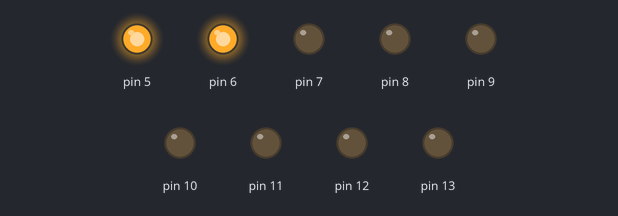
Bench run of a sketch on a simulated Arduino Uno, built with avr-gcc and run on an emulated ATmega328P. Shown: output pins drawn as LEDs (lit = HIGH).

Above: at 0.15 s.
At 3.6 s:
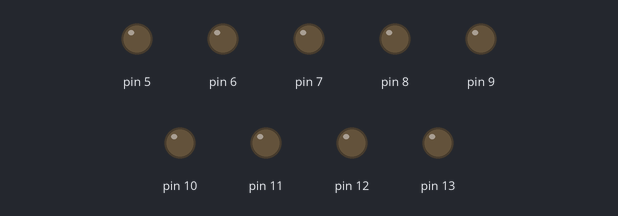
At 10.2 s:
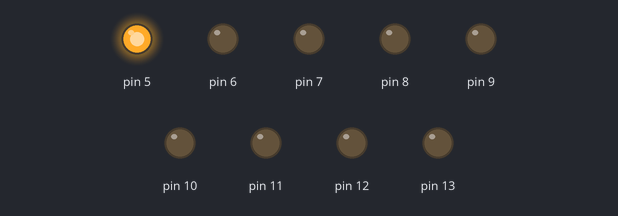
At 16.95 s:
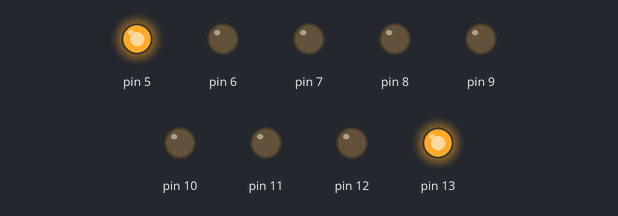
At 23.65 s:
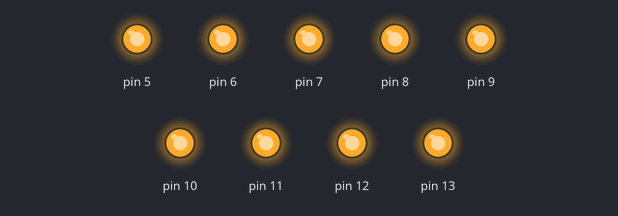
At 39.95 s:
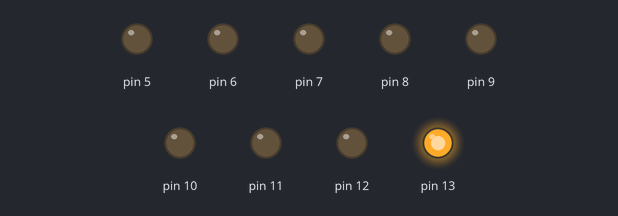
Timing chart, 0 to 40.0 s (numbered marks = the images above):
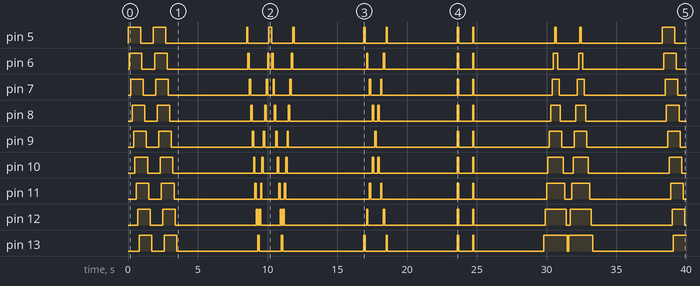

Measured:
- by itself, pin 5: LOW → HIGH at 0.00 s, → LOW 0.90 s later, → HIGH 0.90 s later, → LOW 0.90 s later, … (24 changes in this stretch)
- by itself, pin 6: LOW → HIGH at 0.10 s, → LOW 0.90 s later, → HIGH 0.90 s later, → LOW 0.90 s later, … (26 changes in this stretch)
- by itself, pin 7: LOW → HIGH at 0.20 s, → LOW 0.90 s later, → HIGH 0.90 s later, → LOW 0.90 s later, … (26 changes in this stretch)
- by itself, pin 8: LOW → HIGH at 0.30 s, → LOW 0.90 s later, → HIGH 0.90 s later, → LOW 0.90 s later, … (26 changes in this stretch)
- by itself, pin 9: LOW → HIGH at 0.40 s, → LOW 0.90 s later, → HIGH 0.90 s later, → LOW 0.90 s later, … (24 changes in this stretch)
- by itself, pin 10: LOW → HIGH at 0.50 s, → LOW 0.90 s later, → HIGH 0.90 s later, → LOW 0.90 s later, … (26 changes in this stretch)
- by itself, pin 11: LOW → HIGH at 0.60 s, → LOW 0.90 s later, → HIGH 0.90 s later, → LOW 0.90 s later, … (26 changes in this stretch)
- by itself, pin 12: LOW → HIGH at 0.70 s, → LOW 0.90 s later, → HIGH 0.90 s later, → LOW 0.90 s later, … (26 changes in this stretch)

The sketch:

code.ino
```cpp
// C++ code
//
void setup()
{
  pinMode(5, OUTPUT);
  pinMode(6, OUTPUT);
  pinMode(7, OUTPUT);
  pinMode(8, OUTPUT);
  pinMode(9, OUTPUT);
  pinMode(10, OUTPUT);
  pinMode(11, OUTPUT);
  pinMode(12, OUTPUT);
  pinMode(13, OUTPUT);
}

void loop()
{
  digitalWrite(5, HIGH);
  delay(100); // Wait for 100 millisecond(s)
  digitalWrite(6, HIGH);
  delay(100); // Wait for 100 millisecond(s)
  digitalWrite(7, HIGH);
  delay(100); // Wait for 100 millisecond(s)
  digitalWrite(8, HIGH);
  delay(100); // Wait for 100 millisecond(s)
  digitalWrite(9, HIGH);
  delay(100); // Wait for 100 millisecond(s)
  digitalWrite(10, HIGH);
  delay(100); // Wait for 100 millisecond(s)
  digitalWrite(11, HIGH);
  delay(100); // Wait for 100 millisecond(s)
  digitalWrite(12, HIGH);
  delay(100); // Wait for 100 millisecond(s)
  digitalWrite(13, HIGH);
  delay(100); // Wait for 100 millisecond(s)
  digitalWrite(5, LOW);
  delay(100); // Wait for 100 millisecond(s)
  digitalWrite(6, LOW);
  delay(100); // Wait for 100 millisecond(s)
  digitalWrite(7, LOW);
  delay(100); // Wait for 100 millisecond(s)
  digitalWrite(8, LOW);
  delay(100); // Wait for 100 millisecond(s)
  digitalWrite(9, LOW);
  delay(100); // Wait for 100 millisecond(s)
  digitalWrite(10, LOW);
  delay(100); // Wait for 100 millisecond(s)
  digitalWrite(11, LOW);
  delay(100); // Wait for 100 millisecond(s)
  digitalWrite(12, LOW);
  delay(100); // Wait for 100 millisecond(s)
  digitalWrite(13, LOW);
  delay(100); // Wait for 100 millisecond(s)
  digitalWrite(5, HIGH);
  delay(100); // Wait for 100 millisecond(s)
  digitalWrite(6, HIGH);
  delay(100); // Wait for 100 millisecond(s)
  digitalWrite(7, HIGH);
  delay(100); // Wait for 100 millisecond(s)
  digitalWrite(8, HIGH);
  delay(100); // Wait for 100 millisecond(s)
  digitalWrite(9, HIGH);
  delay(100); // Wait for 100 millisecond(s)
  digitalWrite(10, HIGH);
  delay(100); // Wait for 100 millisecond(s)
  digitalWrite(11, HIGH);
  delay(100); // Wait for 100 millisecond(s)
  digitalWrite(12, HIGH);
  delay(100); // Wait for 100 millisecond(s)
  digitalWrite(13, HIGH);
  delay(100); // Wait for 100 millisecond(s)
  digitalWrite(5, LOW);
  delay(100); // Wait for 100 millisecond(s)
  digitalWrite(6, LOW);
  delay(100); // Wait for 100 millisecond(s)
  digitalWrite(7, LOW);
  delay(100); // Wait for 100 millisecond(s)
  digitalWrite(8, LOW);
  delay(100); // Wait for 100 millisecond(s)
  digitalWrite(9, LOW);
  delay(100); // Wait for 100 millisecond(s)
  digitalWrite(10, LOW);
  delay(100); // Wait for 100 millisecond(s)
  digitalWrite(11, LOW);
  delay(100); // Wait for 100 millisecond(s)
  digitalWrite(12, LOW);
  delay(100); // Wait for 100 millisecond(s)
  digitalWrite(13, LOW);
  delay(5000); // Wait for 5000 millisecond(s)
  digitalWrite(5, HIGH);
  delay(100); // Wait for 100 millisecond(s)
  digitalWrite(5, LOW);
  digitalWrite(6, HIGH);
  delay(100); // Wait for 100 millisecond(s)
  digitalWrite(6, LOW);
  digitalWrite(7, HIGH);
  delay(100); // Wait for 100 millisecond(s)
  digitalWrite(7, LOW);
  digitalWrite(8, HIGH);
  delay(100); // Wait for 100 millisecond(s)
  digitalWrite(8, LOW);
  digitalWrite(9, HIGH);
  delay(100); // Wait for 100 millisecond(s)
  digitalWrite(9, LOW);
  digitalWrite(10, HIGH);
  delay(100); // Wait for 100 millisecond(s)
  digitalWrite(10, LOW);
  digitalWrite(11, HIGH);
  delay(100); // Wait for 100 millisecond(s)
  digitalWrite(11, LOW);
  digitalWrite(12, HIGH);
  delay(100); // Wait for 100 millisecond(s)
  digitalWrite(12, LOW);
  digitalWrite(13, HIGH);
  delay(100); // Wait for 100 millisecond(s)
  digitalWrite(13, LOW);
  digitalWrite(12, HIGH);
  delay(100); // Wait for 100 millisecond(s)
  digitalWrite(12, LOW);
  digitalWrite(11, HIGH);
  delay(100); // Wait for 100 millisecond(s)
  digitalWrite(11, LOW);
  digitalWrite(10, HIGH);
  delay(100); // Wait for 100 millisecond(s)
  digitalWrite(10, LOW);
  digitalWrite(9, HIGH);
  delay(100); // Wait for 100 millisecond(s)
  digitalWrite(9, LOW);
  digitalWrite(8, HIGH);
  delay(100); // Wait for 100 millisecond(s)
  digitalWrite(8, LOW);
  digitalWrite(7, HIGH);
  delay(100); // Wait for 100 millisecond(s)
  digitalWrite(7, LOW);
  digitalWrite(6, HIGH);
  delay(100); // Wait for 100 millisecond(s)
  digitalWrite(6, LOW);
  digitalWrite(5, HIGH);
  delay(100); // Wait for 100 millisecond(s)
  digitalWrite(5, LOW);
  digitalWrite(5, HIGH);
  delay(100); // Wait for 100 millisecond(s)
  digitalWrite(5, LOW);
  digitalWrite(6, HIGH);
  delay(100); // Wait for 100 millisecond(s)
  digitalWrite(6, LOW);
  digitalWrite(7, HIGH);
  delay(100); // Wait for 100 millisecond(s)
  digitalWrite(7, LOW);
  digitalWrite(8, HIGH);
  delay(100); // Wait for 100 millisecond(s)
  digitalWrite(8, LOW);
  digitalWrite(9, HIGH);
  delay(100); // Wait for 100 millisecond(s)
  digitalWrite(9, LOW);
  digitalWrite(10, HIGH);
  delay(100); // Wait for 100 millisecond(s)
  digitalWrite(10, LOW);
  digitalWrite(11, HIGH);
  delay(100); // Wait for 100 millisecond(s)
  digitalWrite(11, LOW);
  digitalWrite(12, HIGH);
  delay(100); // Wait for 100 millisecond(s)
  digitalWrite(12, LOW);
  digitalWrite(13, HIGH);
  delay(100); // Wait for 100 millisecond(s)
  digitalWrite(13, LOW);
  digitalWrite(12, HIGH);
  delay(100); // Wait for 100 millisecond(s)
  digitalWrite(12, LOW);
  digitalWrite(11, HIGH);
  delay(100); // Wait for 100 millisecond(s)
  digitalWrite(11, LOW);
  digitalWrite(10, HIGH);
  delay(100); // Wait for 100 millisecond(s)
  digitalWrite(10, LOW);
  digitalWrite(9, HIGH);
  delay(100); // Wait for 100 millisecond(s)
  digitalWrite(9, LOW);
  digitalWrite(8, HIGH);
  delay(100); // Wait for 100 millisecond(s)
  digitalWrite(8, LOW);
  digitalWrite(7, HIGH);
  delay(100); // Wait for 100 millisecond(s)
  digitalWrite(7, LOW);
  digitalWrite(6, HIGH);
  delay(100); // Wait for 100 millisecond(s)
  digitalWrite(6, LOW);
  digitalWrite(5, HIGH);
  delay(100); // Wait for 100 millisecond(s)
  digitalWrite(5, LOW);
  delay(5000);
  digitalWrite(5, HIGH);
  digitalWrite(13, HIGH);
  delay(100); // Wait for 100 millisecond(s)
  digitalWrite(5, LOW);
  digitalWrite(13, LOW);
  delay(100); // Wait for 100 millisecond(s)
  digitalWrite(6, HIGH);
  digitalWrite(12, HIGH);
  delay(100); // Wait for 100 millisecond(s)
  digitalWrite(6, LOW);
  digitalWrite(12, LOW);
  delay(100); // Wait for 100 millisecond(s)
  digitalWrite(7, HIGH);
  digitalWrite(11, HIGH);
  delay(100); // Wait for 100 millisecond(s)
  digitalWrite(7, LOW);
  digitalWrite(11, LOW);
  delay(100); // Wait for 100 millisecond(s)
  digitalWrite(8, HIGH);
  digitalWrite(10, HIGH);
  delay(100); // Wait for 100 millisecond(s)
  digitalWrite(8, LOW);
  digitalWrite(10, LOW);
  delay(100); // Wait for 100 millisecond(s)
  digitalWrite(9, HIGH);
  delay(100); // Wait for 100 millisecond(s)
  digitalWrite(9, LOW);
  delay(100); // Wait for 100 millisecond(s)
  digitalWrite(8, HIGH);
  digitalWrite(10, HIGH);
  delay(100); // Wait for 100 millisecond(s)
  digitalWrite(8, LOW);
  digitalWrite(10, LOW);
  delay(100); // Wait for 100 millisecond(s)
  digitalWrite(7, HIGH);
  digitalWrite(11, HIGH);
  delay(100); // Wait for 100 millisecond(s)
  digitalWrite(7, LOW);
  digitalWrite(11, LOW);
  delay(100); // Wait for 100 millisecond(s)
  digitalWrite(6, HIGH);
  digitalWrite(12, HIGH);
  delay(100); // Wait for 100 millisecond(s)
  digitalWrite(6, LOW);
  digitalWrite(12, LOW);
  delay(100); // Wait for 100 millisecond(s)
  digitalWrite(5, HIGH);
  digitalWrite(13, HIGH);
  delay(100); // Wait for 100 millisecond(s)
  digitalWrite(5, LOW);
  digitalWrite(13, LOW);
  delay(5000); // Wait for 100 millisecond(s)
  digitalWrite(13, HIGH);
  digitalWrite(12, HIGH);
  digitalWrite(11, HIGH);
  digitalWrite(10, HIGH);
  digitalWrite(9, HIGH);
  digitalWrite(8, HIGH);
  digitalWrite(7, HIGH);
  digitalWrite(6, HIGH);
  digitalWrite(5, HIGH);
  delay(100); // Wait for 100 millisecond(s)
  digitalWrite(13, LOW);
  digitalWrite(12, LOW);
  digitalWrite(11, LOW);
  digitalWrite(10, LOW);
  digitalWrite(9, LOW);
  digitalWrite(8, LOW);
  digitalWrite(7, LOW);
  digitalWrite(6, LOW);
  digitalWrite(5, LOW);
  delay(1000); // Wait for 1000 millisecond(s)
  digitalWrite(13, HIGH);
  digitalWrite(12, HIGH);
  digitalWrite(11, HIGH);
  digitalWrite(10, HIGH);
  digitalWrite(9, HIGH);
  digitalWrite(8, HIGH);
  digitalWrite(7, HIGH);
  digitalWrite(6, HIGH);
  digitalWrite(5, HIGH);
  delay(100); // Wait for 100 millisecond(s)
  digitalWrite(13, LOW);
  digitalWrite(12, LOW);
  digitalWrite(11, LOW);
  digitalWrite(10, LOW);
  digitalWrite(9, LOW);
  digitalWrite(8, LOW);
  digitalWrite(7, LOW);
  digitalWrite(6, LOW);
  digitalWrite(5, LOW);
  delay(5000); // Wait for 5000 millisecond(s)
   digitalWrite(13, HIGH);
  delay(100); // Wait for 100 millisecond(s)
  digitalWrite(12, HIGH);
  delay(100); // Wait for 100 millisecond(s)
  digitalWrite(11, HIGH);
  delay(100); // Wait for 100 millisecond(s)
  digitalWrite(10, HIGH);
  delay(100); // Wait for 100 millisecond(s)
  digitalWrite(9, HIGH);
  delay(100); // Wait for 100 millisecond(s)
  digitalWrite(8, HIGH);
  delay(100); // Wait for 100 millisecond(s)
  digitalWrite(7, HIGH);
  delay(100); // Wait for 100 millisecond(s)
  digitalWrite(6, HIGH);
  delay(100); // Wait for 100 millisecond(s)
  digitalWrite(5, HIGH);
  delay(100); // Wait for 100 millisecond(s)
  digitalWrite(5, LOW);
  delay(100); // Wait for 100 millisecond(s)
  digitalWrite(6, LOW);
  delay(100); // Wait for 100 millisecond(s)
  digitalWrite(7, LOW);
  delay(100); // Wait for 100 millisecond(s)
  digitalWrite(8, LOW);
  delay(100); // Wait for 100 millisecond(s)
  digitalWrite(9, LOW);
  delay(100); // Wait for 100 millisecond(s)
  digitalWrite(10, LOW);
  delay(100); // Wait for 100 millisecond(s)
  digitalWrite(11, LOW);
  delay(100); // Wait for 100 millisecond(s)
  digitalWrite(12, LOW);
  delay(100); // Wait for 100 millisecond(s)
  digitalWrite(13, LOW);
  delay(100); // Wait for 100 millisecond(s)
  digitalWrite(13, HIGH);
  delay(100); // Wait for 100 millisecond(s)
  digitalWrite(12, HIGH);
  delay(100); // Wait for 100 millisecond(s)
  digitalWrite(11, HIGH);
  delay(100); // Wait for 100 millisecond(s)
  digitalWrite(10, HIGH);
  delay(100); // Wait for 100 millisecond(s)
  digitalWrite(9, HIGH);
  delay(100); // Wait for 100 millisecond(s)
  digitalWrite(8, HIGH);
  delay(100); // Wait for 100 millisecond(s)
  digitalWrite(7, HIGH);
  delay(100); // Wait for 100 millisecond(s)
  digitalWrite(6, HIGH);
  delay(100); // Wait for 100 millisecond(s)
  digitalWrite(5, HIGH);
  delay(100); // Wait for 100 millisecond(s)
  digitalWrite(5, LOW);
  delay(100); // Wait for 100 millisecond(s)
  digitalWrite(6, LOW);
  delay(100); // Wait for 100 millisecond(s)
  digitalWrite(7, LOW);
  delay(100); // Wait for 100 millisecond(s)
  digitalWrite(8, LOW);
  delay(100); // Wait for 100 millisecond(s)
  digitalWrite(9, LOW);
  delay(100); // Wait for 100 millisecond(s)
  digitalWrite(10, LOW);
  delay(100); // Wait for 100 millisecond(s)
  digitalWrite(11, LOW);
  delay(100); // Wait for 100 millisecond(s)
  digitalWrite(12, LOW);
  delay(100); // Wait for 100 millisecond(s)
  digitalWrite(13, LOW);
  delay(5000); // Wait for 100 millisecond(s)
}
```
